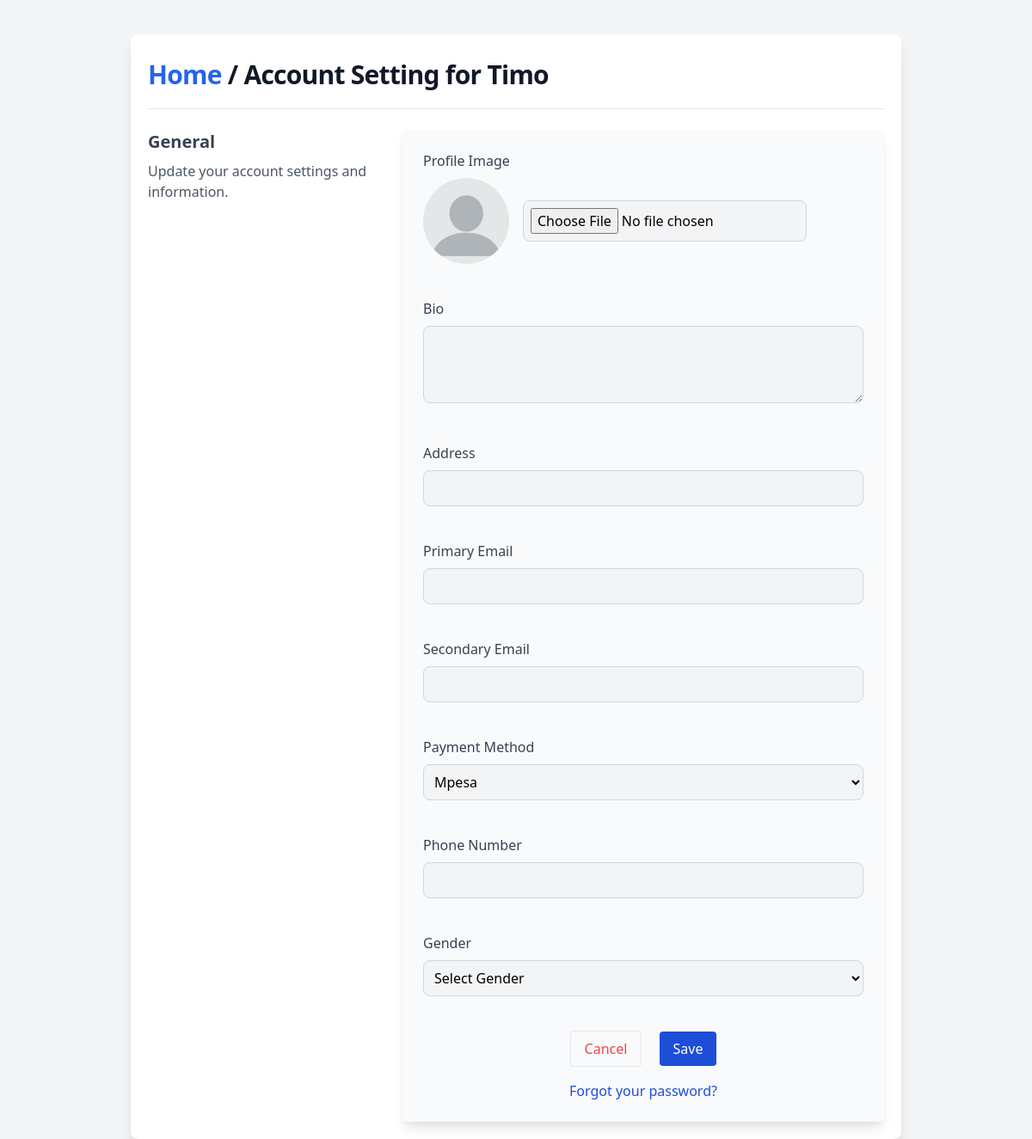
Before: /settings (signed in) with the older database file.
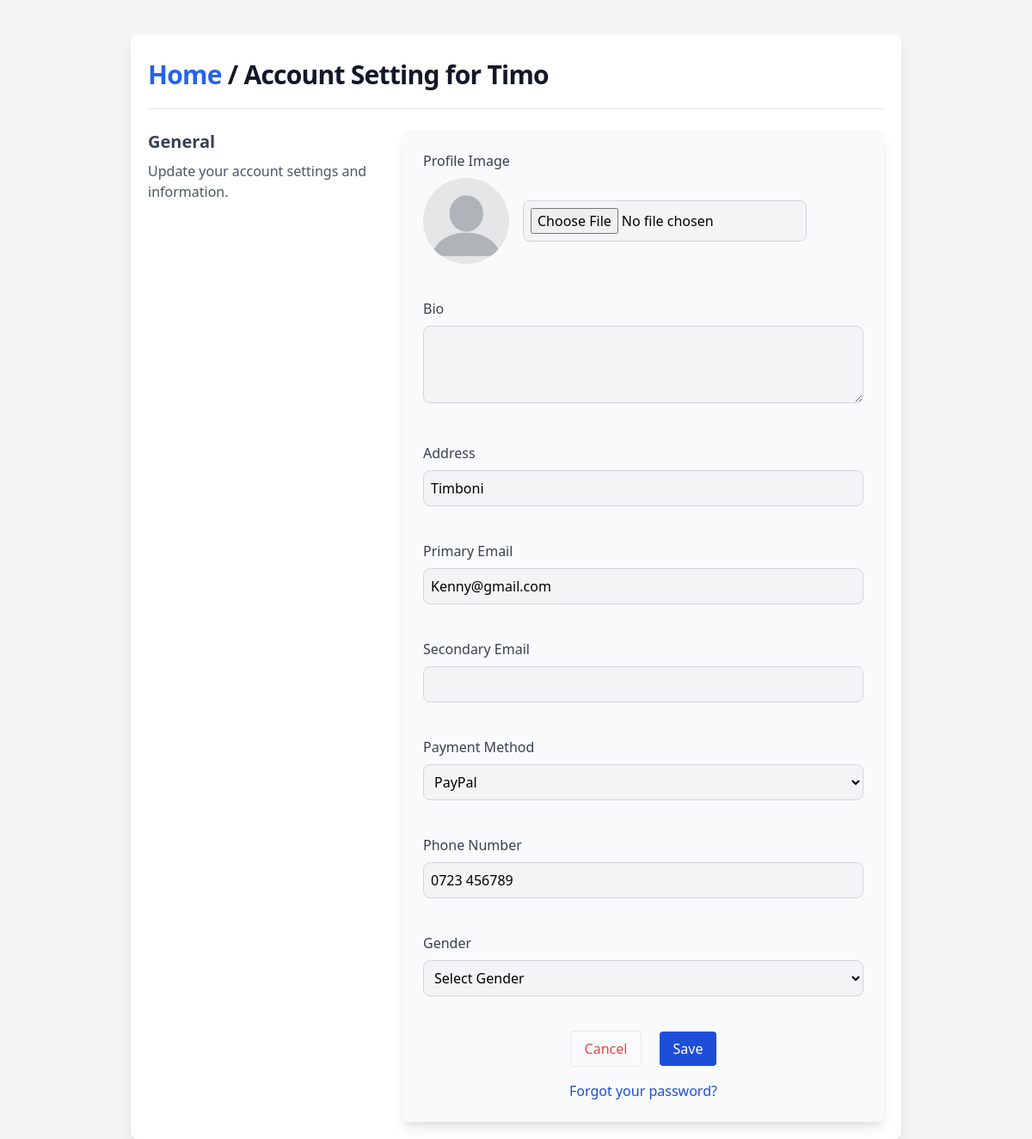
After: the same page with the newer database file.
### main/models.py (models this page shows, shortened)
class Profile(models.Model):
    user = models.OneToOneField(User, on_delete=models.CASCADE)
    phone_number = models.IntegerField(blank=True)
    profile_img = models.ImageField(upload_to = 'profile_images/', default='blank-profile-picture.png')
    address = models.CharField(max_length=255, blank=True)
    bio = models.TextField(blank=True)
    primary_email = models.EmailField(max_length=255, blank=True)
    secondary_email = models.EmailField(max_length=255, blank=True)
    PAYMENT_METHOD_CHOICES = (
        ('mpesa', 'Mpesa'),
        ('paypal', 'PayPal'),
    )
    payment_method = models.CharField(max_length=10, choices=PAYMENT_METHOD_CHOICES, blank=True)
    GENDER_CHOICES = (
        ('male', 'Male'),
        ('female', 'Female'),
        ('other', 'Other'),
    )
    gender = models.CharField(max_length=10, choices=GENDER_CHOICES, blank=True)

### main/views.py (the view, shortened to what this page needs)
# urls.py: path('settings', views.settings, name='settings'),
@login_required(login_url="/login")
def settings(request):
    user_profile = Profile.objects.get(user=request.user)
    return render(request, 'setting.html', {'user_profile': user_profile})

### templates/setting.html (shortened to what the changed rows need)
{% load static %}
<!DOCTYPE html>
<html lang="en">
<head>
    <link rel="stylesheet" href="https://cdnjs.cloudflare.com/ajax/libs/tailwindcss/2.2.19/tailwind.min.css">
    <link rel="stylesheet" href="https://cdnjs.cloudflare.com/ajax/libs/intl-tel-input/17.0.8/css/intlTelInput.min.css">
</head>
<body class="bg-gray-100">
    <div class="container mx-auto mt-10 p-5 bg-white rounded-lg shadow-lg max-w-4xl">
        <h1 class="text-3xl font-bold leading-none text-gray-900 tracking-tight mt-3 mb-6">
            <a href="{% if user.is_superuser %}/admin_template{% else %}/home{% endif %}" class="text-blue-600">Home</a> / Account Setting for
            <b>{{ user.username }}</b>
        </h1>
        <div class="grid lg:grid-cols-3 gap-8">
            <div class="bg-gray-50 rounded-md lg:shadow-lg shadow col-span-2 p-6">
                <form action="" method="POST" enctype="multipart/form-data" id="settingsForm">
                    <div class="grid grid-cols-2 gap-6">
                        <div class="col-span-2 mb-4">
                            <div class="flex items-center">
                                <img width="100" height="100" src="{{ user_profile.profile_img.url }}" class="rounded-full mr-4" />
                                <input type="file" name="profile_img" class="shadow-none bg-gray-100 p-2 border border-gray-300 rounded-lg">
                            </div>
                        </div>
                        <div class="col-span-2 mb-4">
                            <label for="address" class="block text-gray-700 font-medium mb-2">Address</label>
                            <input type="text" id="address" name="address" value="{{ user_profile.address }}" class="shadow-none bg-gray-100 p-2 border border-gray-300 rounded-lg w-full">
                        </div>
                        <div class="col-span-2 mb-4">
                            <label for="primary_email" class="block text-gray-700 font-medium mb-2">Primary Email</label>
                            <input type="email" id="primary_email" name="primary_email" value="{{ user_profile.primary_email }}" class="shadow-none bg-gray-100 p-2 border border-gray-300 rounded-lg w-full">
                        </div>
                        <div class="col-span-2 mb-4">
                            <label for="payment_method" class="block text-gray-700 font-medium mb-2">Payment Method</label>
                            <select id="payment_method" name="payment_method" class="shadow-none bg-gray-100 p-2 border border-gray-300 rounded-lg w-full">
                                <option value="mpesa" {% if user_profile.payment_method == "mpesa" %}selected{% endif %}>Mpesa</option>
                                <option value="paypal" {% if user_profile.payment_method == "paypal" %}selected{% endif %}>PayPal</option>
                            </select>
                        </div>
                        <div class="col-span-2 mb-4">
                            <label for="phone_number" class="block text-gray-700 font-medium mb-2">Phone Number</label>
                            <input type="tel" id="phone_number" name="phone_number" value="{{ user_profile.phone_number }}" class="shadow-none bg-gray-100 p-2 border border-gray-300 rounded-lg w-full">
                        </div>
                        <div class="col-span-2 mb-4">
                            <label for="gender" class="block text-gray-700 font-medium mb-2">Gender</label>
                            <select id="gender" name="gender" class="shadow-none bg-gray-100 p-2 border border-gray-300 rounded-lg w-full">
                                <option value="" {% if user_profile.gender == "" %}selected{% endif %}>Select Gender</option>
                            </select>
                        </div>
                    </div>
                </form>
            </div>
        </div>
    </div>
</body>
</html>

Changed rows visible on the page:
changed Profile "Select Gender": address (not shown) → "Timboni"; primary_email (not shown) → "Kenny@gmail.com"; payment_method (not shown) → "PayPal"; phone_number (not shown) → "0723 456789"
Other visible differences:
form field payment_method: "Mpesa" → (not shown)
